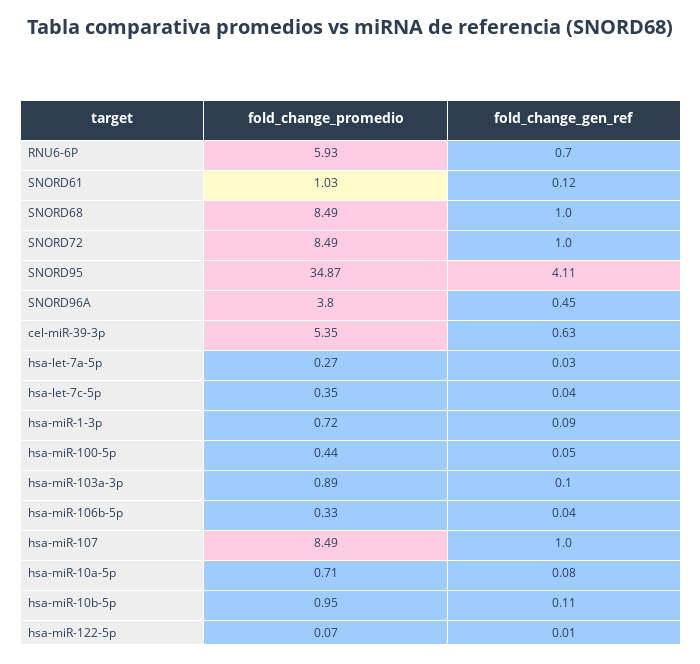

This figure's notebook cell:
### Markdown cell above
### Tabla comparativa de métodos de calculo de fold change

Este código genera una tabla interactiva en Python usando Plotly. Procesa los valores de "fold change" para cada gen y ajusta los estilos de manera dinámica, calculando el ancho de columnas en función del contenido y aplicando colores condicionales según los umbrales definidos. También ajusta la altura de las filas y el layout de la tabla para mejorar la visualización.

### Code cell
import pandas as pd
import plotly.graph_objects as go
import numpy as np

# Configuración actualizada con ajustes de ancho
SETTINGS = {
    "color_thresholds": [1, 2],
    "colors": ['#9fccff', '#FFFBCA', '#FFCCE1'],
    "header_style": {
        "fill_color": '#2C3E50',
        "font_color": 'white',
        "align": ['center', 'center', 'center'],
        "font_size": 14,
        "height": 40
    },
    "cell_style": {
        "font_size": 12,
        "align": ['left', 'center', 'center'],
        "height": 30
    },
    "decimals": 2,
    "char_width": 7,         # Pixeles por carácter
    "min_column_width": 60,  # Ancho mínimo reducido
    "max_column_width": 200,  # Límite máximo ajustado

    "row_height": 35,         # Altura por fila
    "header_height": 40,      # Altura del encabezado
    "base_height": 300        # Altura base para título y márgenes
}

def prepare_data(df):
    return (df[['target', 'fold_change_promedio', 'fold_change_gen_ref']]
            .sort_values(by='target', ascending=True)
            .assign(
                fold_change_promedio=lambda x: x['fold_change_promedio'].round(SETTINGS['decimals']),
                fold_change_gen_ref=lambda x: x['fold_change_gen_ref'].round(SETTINGS['decimals'])
            ))

def calculate_colors(series):
    return np.select(
        [series > SETTINGS["color_thresholds"][1],
         series > SETTINGS["color_thresholds"][0]],
        SETTINGS["colors"][::-1][:2],
        SETTINGS["colors"][0]
    )

def calculate_column_widths(df):
    col_widths = []
    for col in df.columns:
        # Longitud máxima entre encabezado y contenido
        max_header_length = len(str(col))
        max_content_length = df[col].astype(str).apply(len).max()
        max_length = max(max_header_length, max_content_length)

        # Cálculo de ancho con nuevos parámetros
        calculated_width = max_length * SETTINGS["char_width"]
        final_width = np.clip(calculated_width,
                            SETTINGS["min_column_width"],
                            SETTINGS["max_column_width"])

        col_widths.append(final_width)

    return col_widths

def create_interactive_table(df):
    # Convertir datos a strings para mejor cálculo
    df_display = df.copy()
    for col in ['fold_change_promedio', 'fold_change_gen_ref']:
        df_display[col] = df_display[col].astype(str)

    metadata = {
        "columns": df_display.columns.tolist(),
        "promedio_colors": calculate_colors(df['fold_change_promedio']),
        "gen_ref_colors": calculate_colors(df['fold_change_gen_ref']),
        "values": [df_display[col] for col in df_display.columns]
    }

    fig = go.Figure(data=[go.Table(
        columnwidth=calculate_column_widths(df_display),
        header=dict(
            values=[f"<b>{col}</b>" for col in metadata["columns"]],
            **SETTINGS["header_style"],
            font=dict(
                size=SETTINGS["header_style"]["font_size"],
                color=SETTINGS["header_style"]["font_color"]
            )
        ),
        cells=dict(
            values=metadata["values"],
            fill_color=[
                ['#EEEEEE']*len(df),
                metadata["promedio_colors"],
                metadata["gen_ref_colors"]
            ],
            **SETTINGS["cell_style"],
            font=dict(size=SETTINGS["cell_style"]["font_size"])
        )
    )])

    # Ajustes finales del layout
    fig.update_layout(
        title={
            'text': f'<b>Tabla comparativa promedios vs miRNA de referencia ({gen_referencia})</b>',
            'y': 0.97,
            'x': 0.5,
            'xanchor': 'center',
            'font': dict(size=20, color='#2C3E50')
        },
        margin=dict(t=100, b=20, l=20, r=20),
        paper_bgcolor='white',
        autosize=False,  # Desactivar autoajuste global para priorizar nuestros cálculos
        height=300 + len(df)*4
    )

    return fig

# Datos de prueba con diferentes longitudes
df_fold_change = df_consolidado[['target', 'fold_change_promedio', 'fold_change_gen_ref']]

df_processed = prepare_data(df_fold_change)
fig = create_interactive_table(df_processed)
fig.show(config={'responsive': False})  # Desactivar responsive para forzar nuestros anchos

### Figure 1 — Plotly figure (JSON) as saved in the notebook; plotly's stock layout.template omitted (floating-point values rounded to 4 significant figures; data arrays with more than 128 entries replaced by an {"elided": "..."} marker saying what was removed)
{"data": [{"cells": {"align": ["left", "center", "center"], "fill": {"color": {"elided": "3x91 str values"}}, "font": {"size": 12}, "height": 30, "values": {"elided": "3x91 str values"}}, "columnwidth": [105, 140, 133], "header": {"align": ["center", "center", "center"], "fill": {"color": "#2C3E50"}, "font": {"color": "white", "size": 14}, "height": 40, "values": ["<b>target</b>", "<b>fold_change_promedio</b>", "<b>fold_change_gen_ref</b>"]}, "type": "table"}], "layout": {"autosize": false, "height": 664, "margin": {"b": 20, "l": 20, "r": 20, "t": 100}, "paper_bgcolor": "white", "title": {"font": {"color": "#2C3E50", "size": 20}, "text": "<b>Tabla comparativa promedios vs miRNA de referencia (SNORD68)</b>", "x": 0.5, "xanchor": "center", "y": 0.97}, "width": 700}}
